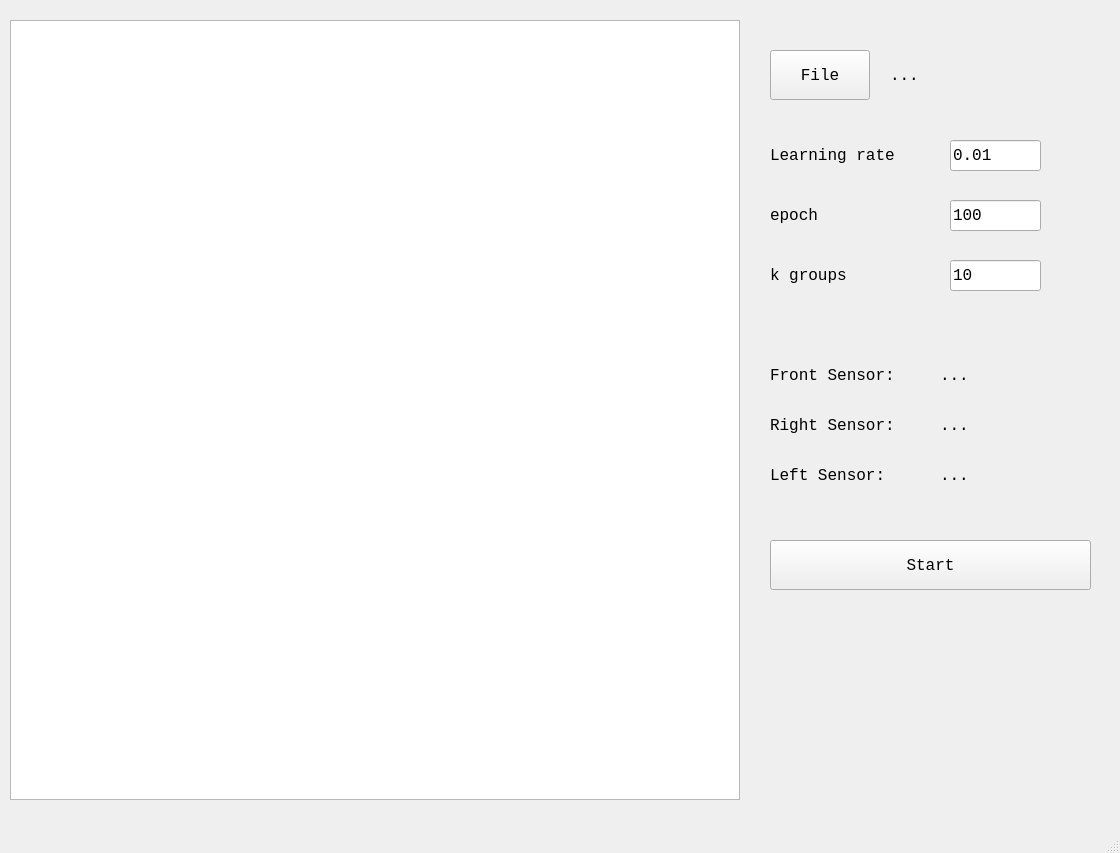
<?xml version="1.0" encoding="UTF-8"?>
<ui version="4.0">
 <class>MainWindow</class>
 <widget class="QMainWindow" name="MainWindow">
  <property name="geometry">
   <rect>
    <x>0</x>
    <y>0</y>
    <width>1120</width>
    <height>853</height>
   </rect>
  </property>
  <property name="windowTitle">
   <string>MainWindow</string>
  </property>
  <widget class="QWidget" name="centralwidget">
   <widget class="QGraphicsView" name="gv_ground">
    <property name="geometry">
     <rect>
      <x>10</x>
      <y>20</y>
      <width>730</width>
      <height>780</height>
     </rect>
    </property>
   </widget>
   <widget class="QPushButton" name="btn_file">
    <property name="geometry">
     <rect>
      <x>770</x>
      <y>50</y>
      <width>100</width>
      <height>50</height>
     </rect>
    </property>
    <property name="font">
     <font>
      <family>Consolas</family>
      <pointsize>12</pointsize>
     </font>
    </property>
    <property name="text">
     <string>File</string>
    </property>
   </widget>
   <widget class="QLabel" name="lb_filename">
    <property name="geometry">
     <rect>
      <x>890</x>
      <y>50</y>
      <width>201</width>
      <height>50</height>
     </rect>
    </property>
    <property name="font">
     <font>
      <family>Consolas</family>
      <pointsize>12</pointsize>
     </font>
    </property>
    <property name="text">
     <string>...</string>
    </property>
   </widget>
   <widget class="QLabel" name="lb_lr">
    <property name="geometry">
     <rect>
      <x>770</x>
      <y>140</y>
      <width>151</width>
      <height>31</height>
     </rect>
    </property>
    <property name="font">
     <font>
      <family>Consolas</family>
      <pointsize>12</pointsize>
     </font>
    </property>
    <property name="text">
     <string>Learning rate</string>
    </property>
   </widget>
   <widget class="QLabel" name="lb_epoch">
    <property name="geometry">
     <rect>
      <x>770</x>
      <y>200</y>
      <width>91</width>
      <height>31</height>
     </rect>
    </property>
    <property name="font">
     <font>
      <family>Consolas</family>
      <pointsize>12</pointsize>
     </font>
    </property>
    <property name="text">
     <string>epoch</string>
    </property>
   </widget>
   <widget class="QLineEdit" name="edt_lr">
    <property name="geometry">
     <rect>
      <x>950</x>
      <y>140</y>
      <width>91</width>
      <height>31</height>
     </rect>
    </property>
    <property name="font">
     <font>
      <family>Consolas</family>
      <pointsize>12</pointsize>
     </font>
    </property>
    <property name="text">
     <string>0.01</string>
    </property>
   </widget>
   <widget class="QLineEdit" name="edt_epoch">
    <property name="geometry">
     <rect>
      <x>950</x>
      <y>200</y>
      <width>91</width>
      <height>31</height>
     </rect>
    </property>
    <property name="font">
     <font>
      <family>Consolas</family>
      <pointsize>12</pointsize>
     </font>
    </property>
    <property name="text">
     <string>100</string>
    </property>
   </widget>
   <widget class="QLabel" name="lb_sensor_f">
    <property name="geometry">
     <rect>
      <x>770</x>
      <y>360</y>
      <width>141</width>
      <height>31</height>
     </rect>
    </property>
    <property name="font">
     <font>
      <family>Consolas</family>
      <pointsize>12</pointsize>
     </font>
    </property>
    <property name="text">
     <string>Front Sensor:</string>
    </property>
   </widget>
   <widget class="QLabel" name="lb_sensor_r">
    <property name="geometry">
     <rect>
      <x>770</x>
      <y>410</y>
      <width>141</width>
      <height>31</height>
     </rect>
    </property>
    <property name="font">
     <font>
      <family>Consolas</family>
      <pointsize>12</pointsize>
     </font>
    </property>
    <property name="text">
     <string>Right Sensor:</string>
    </property>
   </widget>
   <widget class="QLabel" name="lb_sensor_l">
    <property name="geometry">
     <rect>
      <x>770</x>
      <y>460</y>
      <width>141</width>
      <height>31</height>
     </rect>
    </property>
    <property name="font">
     <font>
      <family>Consolas</family>
      <pointsize>12</pointsize>
     </font>
    </property>
    <property name="text">
     <string>Left Sensor:</string>
    </property>
   </widget>
   <widget class="QLabel" name="lb_dis_front">
    <property name="geometry">
     <rect>
      <x>940</x>
      <y>360</y>
      <width>151</width>
      <height>31</height>
     </rect>
    </property>
    <property name="font">
     <font>
      <family>Consolas</family>
      <pointsize>12</pointsize>
     </font>
    </property>
    <property name="text">
     <string>...</string>
    </property>
   </widget>
   <widget class="QLabel" name="lb_dis_right">
    <property name="geometry">
     <rect>
      <x>940</x>
      <y>410</y>
      <width>151</width>
      <height>31</height>
     </rect>
    </property>
    <property name="font">
     <font>
      <family>Consolas</family>
      <pointsize>12</pointsize>
     </font>
    </property>
    <property name="text">
     <string>...</string>
    </property>
   </widget>
   <widget class="QLabel" name="lb_dis_left">
    <property name="geometry">
     <rect>
      <x>940</x>
      <y>460</y>
      <width>151</width>
      <height>31</height>
     </rect>
    </property>
    <property name="font">
     <font>
      <family>Consolas</family>
      <pointsize>12</pointsize>
     </font>
    </property>
    <property name="text">
     <string>...</string>
    </property>
   </widget>
   <widget class="QPushButton" name="btn_start">
    <property name="geometry">
     <rect>
      <x>770</x>
      <y>540</y>
      <width>321</width>
      <height>50</height>
     </rect>
    </property>
    <property name="font">
     <font>
      <family>Consolas</family>
      <pointsize>12</pointsize>
     </font>
    </property>
    <property name="text">
     <string>Start</string>
    </property>
   </widget>
   <widget class="QLabel" name="lb_epoch_2">
    <property name="geometry">
     <rect>
      <x>770</x>
      <y>260</y>
      <width>101</width>
      <height>31</height>
     </rect>
    </property>
    <property name="font">
     <font>
      <family>Consolas</family>
      <pointsize>12</pointsize>
     </font>
    </property>
    <property name="text">
     <string>k groups</string>
    </property>
   </widget>
   <widget class="QLineEdit" name="edt_k">
    <property name="geometry">
     <rect>
      <x>950</x>
      <y>260</y>
      <width>91</width>
      <height>31</height>
     </rect>
    </property>
    <property name="font">
     <font>
      <family>Consolas</family>
      <pointsize>12</pointsize>
     </font>
    </property>
    <property name="text">
     <string>10</string>
    </property>
   </widget>
  </widget>
  <widget class="QMenuBar" name="menubar">
   <property name="geometry">
    <rect>
     <x>0</x>
     <y>0</y>
     <width>1120</width>
     <height>25</height>
    </rect>
   </property>
  </widget>
  <widget class="QStatusBar" name="statusbar"/>
 </widget>
 <resources/>
 <connections/>
</ui>
